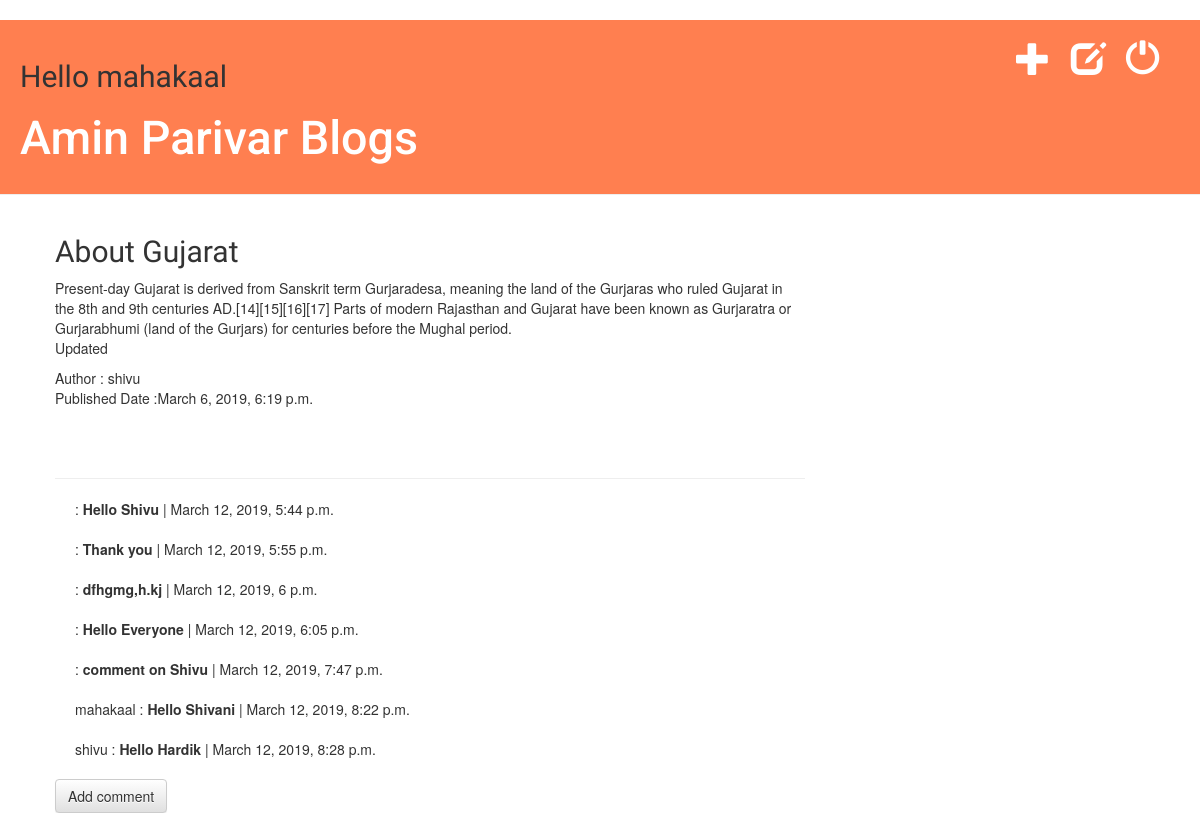
Before: /post/2/ (signed in) with the older database file.
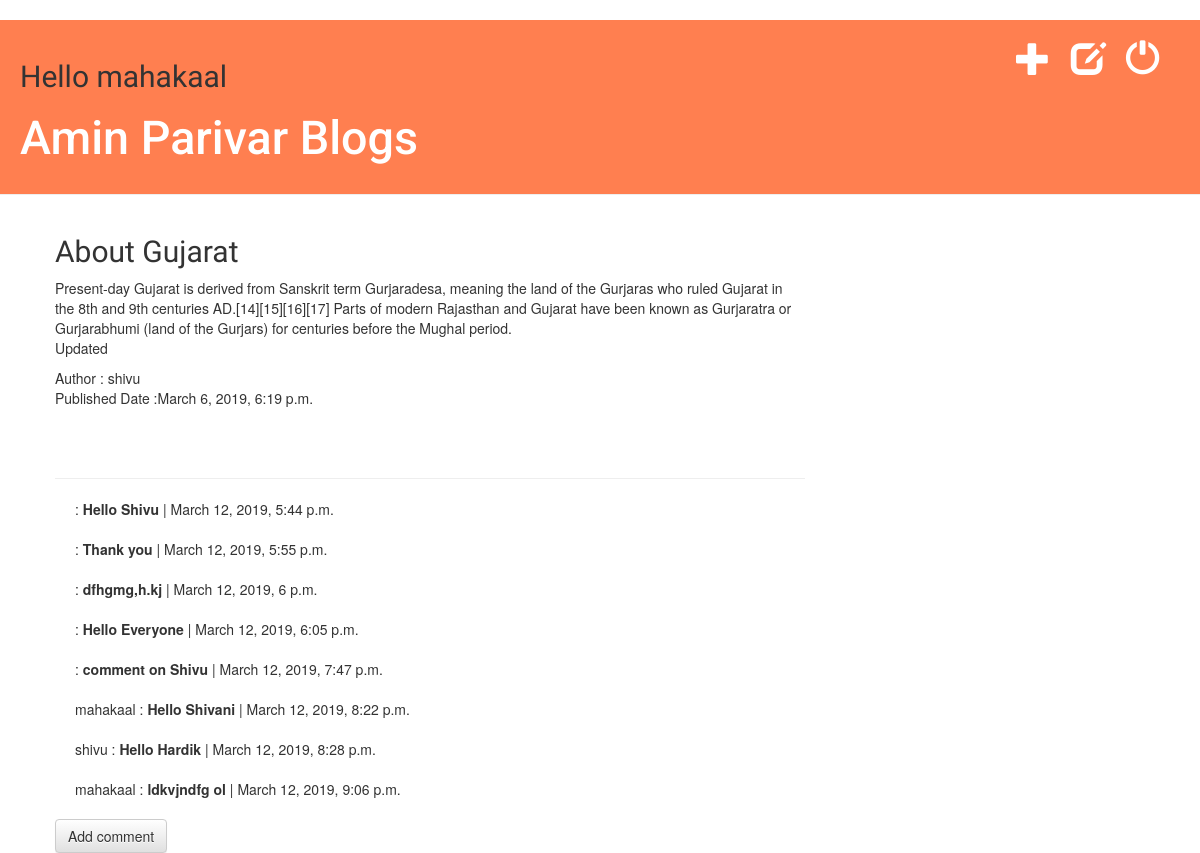
After: the same page with the newer database file.
### blog/models.py (models this page shows, shortened)
class Comment(models.Model):
    post = models.ForeignKey('blog.Post', on_delete=models.CASCADE, related_name='comments')
    author = models.CharField(max_length = 200)
    text = models.TextField()
    posted_date = models.DateTimeField(default=timezone.now)
    approved = models.BooleanField(default = False)

### blog/views.py (the view)
# urls.py: path('post/<int:pk>/', views.post_detail, name='post_detail'),
def post_detail(request, pk):
    post = get_object_or_404(Post,pk=pk)
    return render(request, 'blog/post_detail.html', {'post': post})

### blog/templates/blog/post_detail.html (shortened to what this page needs)
{% extends 'blog/base.html' %}
  {% block content %}
    <div class= "post">
                <h2>{{ post.title }}
                </h2>
                <p>{{ post.text|linebreaksbr }}</p>
                <p> Author  :  {{post.author}} <br> Published Date :{{ post.published_date }}</p>
                </div>
          <hr>
            {% for comment in post.comments.all %}
            {% if user.is_authenticated or comment.approved %}
            <div class="comment">
                <p > {{comment.author }} : <strong> {{ comment.text}} </strong>| {{ comment.posted_date}} </p>
            </div>
            {% endif %}
        {% empty %}
            <p>No comments here yet :(</p>
        {% endfor %}
          <a class="btn btn-default" href="{% url 'add_comment_to_post' pk=post.pk %}">Add comment</a>
  {% endblock %}

Changed rows visible on the page:
added Comment: author "mahakaal", text "ldkvjndfg ol", posted_date "March 12, 2019, 9:06 p.m."
